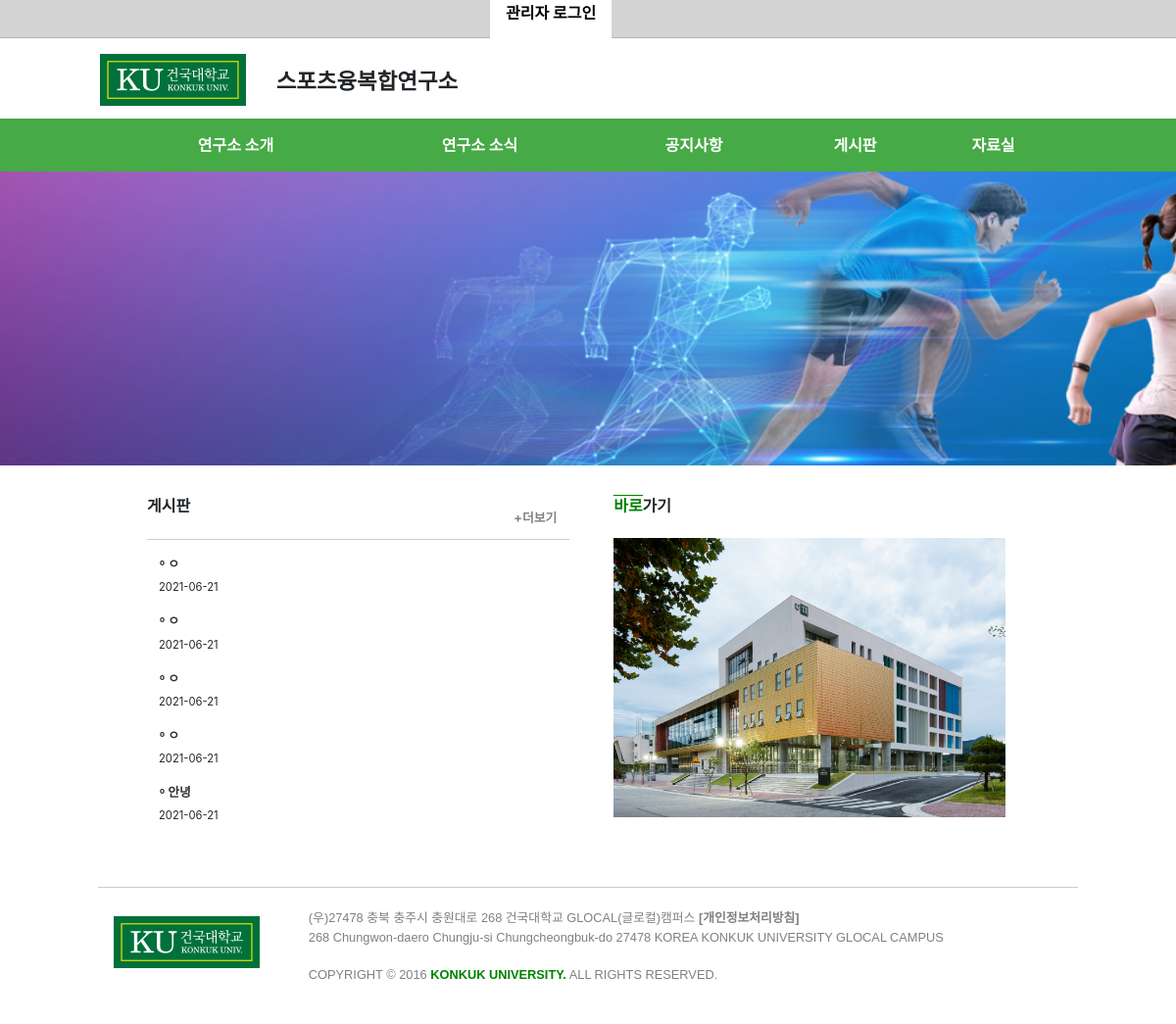
Before: / with the older database file.
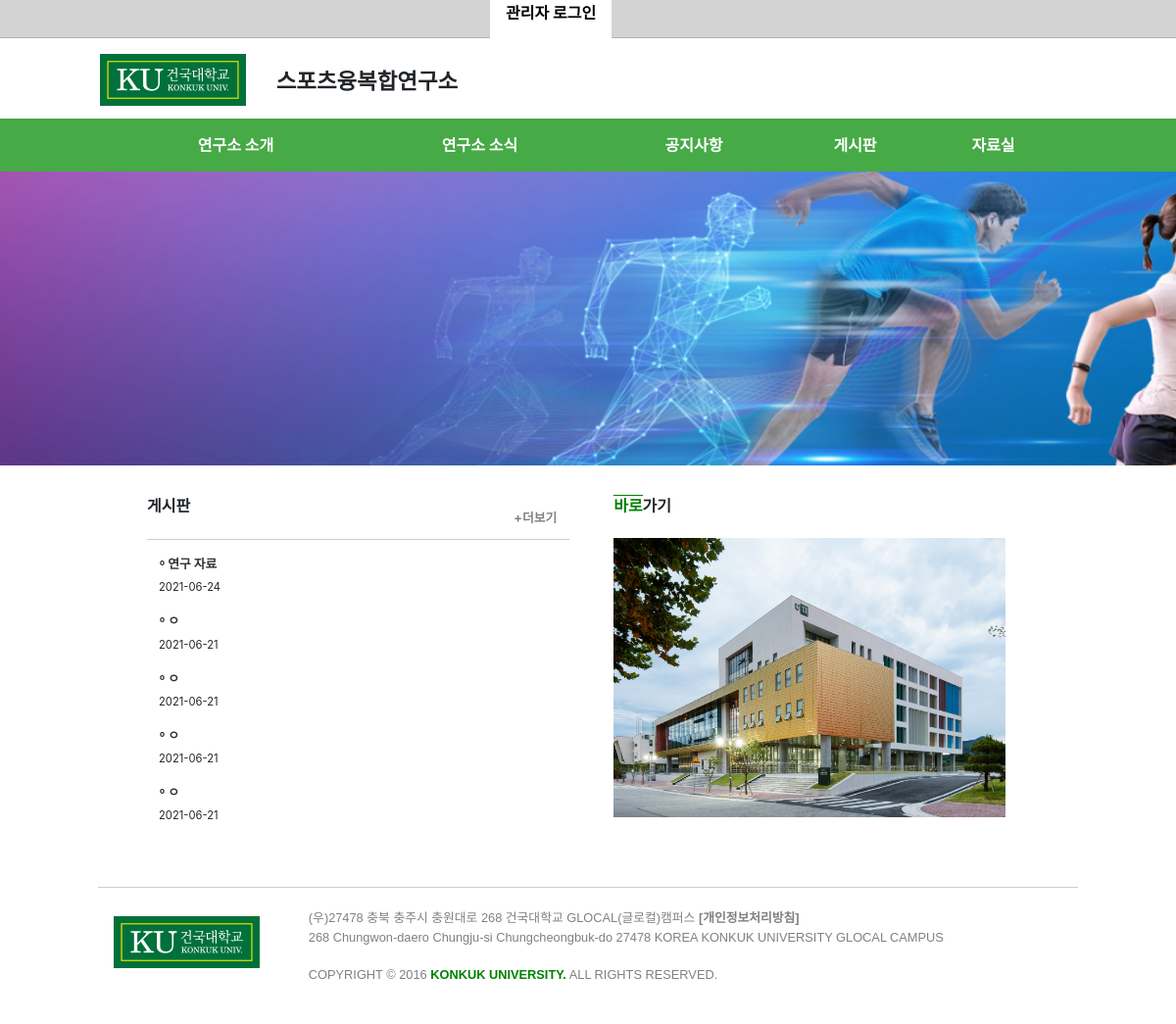
After: the same page with the newer database file.
### board/models.py (models this page shows, shortened)
class Board(models.Model):
    title = models.TextField(max_length=40, null=True)
    content = models.TextField()
    user = models.ForeignKey(User, on_delete=models.DO_NOTHING, null=True)
    created_date = models.DateTimeField(auto_now_add=True)
    hit = models.PositiveIntegerField(default=0)

### home/views.py (the view)
# urls.py: path('', home, name="home"),
def home(request):
    board = Board.objects.all().order_by('-pk')[:5]
    return render(request, 'home.html', {'board': board})

### home/templates/home.html
{% extends 'base.html' %}
{% block content %}
<div class="home_container">
    <div class="content_container">
        <div class="mainbg"></div>
    </div>
    <div class="board_content_container">
        <div class="board">
            <span class="board_title"><h6 style="font-weight: bold; padding-bottom: 1em;">게시판</h6><a href="{% url 'board' %}" style="font-weight: bold;">+더보기</a></span>
            {% for list in board %}
                <li style="font-size: 0.8em; padding-top: 15px; padding-left: 10px; font-weight: bold;"><a href="{% url 'detail' list.pk %}" style="text-decoration: none; color: #333;">{{list.title}}</a><br></li>
                <span style="font-size: 0.7em; padding-left: 12px; padding-top: -10px;">{{list.created_date|date:"Y-m-d" }}</span><br>
            {% endfor %}
        </div>
        <div class="immediate" style="padding-left: 30px;">
            <span class="immediate_title"><h6 style="font-weight: bold; padding-bottom: 0.9em; "><span style="color:green; border-top:1px solid green;">바로</span>가기</h6></span>
            <div class="immediate_bg"></div>
        </div>
    </div>
</div>
{% endblock%}

Changed rows visible on the page:
no longer on this page (row unchanged): Board: title "안녕", created_date "2021-06-21"
added Board: title "연구 자료", created_date "2021-06-24"
